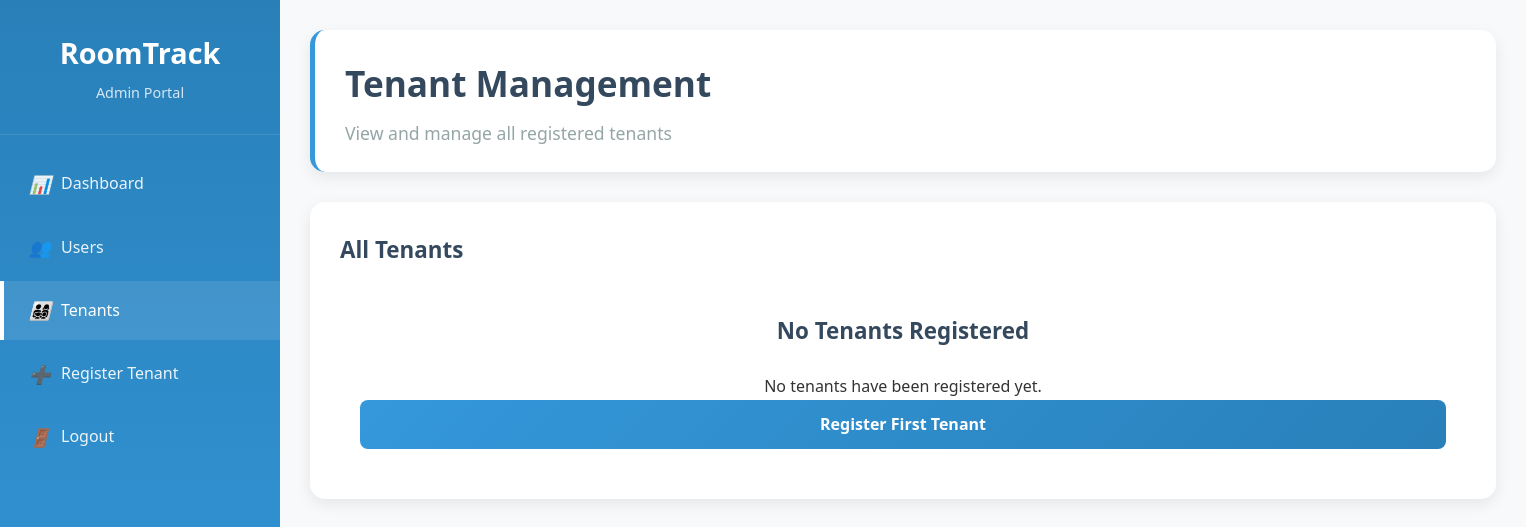
Before: /admin/tenants (signed in) with the older database file.
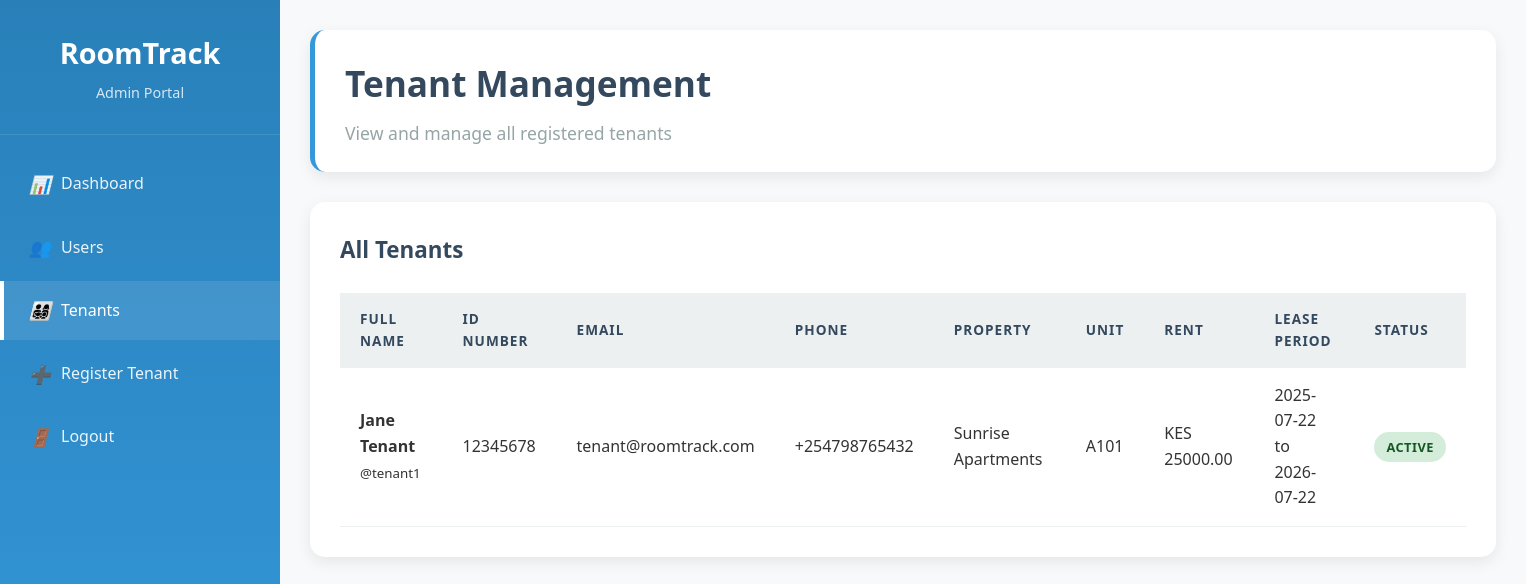
After: the same page with the newer database file.
### models.py (models this page shows)
class User(UserMixin, db.Model):
    id = db.Column(db.Integer, primary_key=True)
    username = db.Column(db.String(80), unique=True, nullable=False)
    email = db.Column(db.String(120), unique=True, nullable=False)
    password = db.Column(db.String(200), nullable=False)
    role = db.Column(db.String(20), nullable=False)  # admin, landlord, tenant
    full_name = db.Column(db.String(200))
    id_number = db.Column(db.String(50))
    passport_number = db.Column(db.String(50))
    phone = db.Column(db.String(20))
    created_at = db.Column(db.DateTime, default=datetime.utcnow)
    landlord_properties = db.relationship('Property', backref='landlord', lazy=True)
    tenant_leases = db.relationship('Lease', backref='tenant', lazy=True, foreign_keys='Lease.tenant_id')
    maintenance_requests = db.relationship('MaintenanceRequest', backref='tenant', lazy=True)

class Property(db.Model):
    id = db.Column(db.Integer, primary_key=True)
    name = db.Column(db.String(200), nullable=False)
    address = db.Column(db.Text, nullable=False)
    total_units = db.Column(db.Integer, nullable=False)
    occupied_units = db.Column(db.Integer, default=0)
    landlord_id = db.Column(db.Integer, db.ForeignKey('user.id'), nullable=False)
    created_at = db.Column(db.DateTime, default=datetime.utcnow)
    units = db.relationship('Unit', backref='property', lazy=True, cascade='all, delete-orphan')

class Unit(db.Model):
    id = db.Column(db.Integer, primary_key=True)
    unit_number = db.Column(db.String(50), nullable=False)
    rent_amount = db.Column(db.Float, nullable=False)
    status = db.Column(db.String(20), default='vacant')  # vacant, occupied
    bedrooms = db.Column(db.Integer, default=1)
    bathrooms = db.Column(db.Integer, default=1)
    square_feet = db.Column(db.Integer)
    property_id = db.Column(db.Integer, db.ForeignKey('property.id'), nullable=False)
    leases = db.relationship('Lease', backref='unit', lazy=True, cascade='all, delete-orphan')
    maintenance_requests = db.relationship('MaintenanceRequest', backref='unit', lazy=True)

class Lease(db.Model):
    id = db.Column(db.Integer, primary_key=True)
    tenant_id = db.Column(db.Integer, db.ForeignKey('user.id'), nullable=False)
    unit_id = db.Column(db.Integer, db.ForeignKey('unit.id'), nullable=False)
    start_date = db.Column(db.Date, nullable=False)
    end_date = db.Column(db.Date, nullable=False)
    monthly_rent = db.Column(db.Float, nullable=False)
    security_deposit = db.Column(db.Float, default=0)
    status = db.Column(db.String(20), default='active')
    created_at = db.Column(db.DateTime, default=datetime.utcnow)
    payments = db.relationship('Payment', backref='lease', lazy=True, cascade='all, delete-orphan')

### app.py (the view)
@app.route('/admin/tenants')
@login_required
def admin_tenants():
    if current_user.role != 'admin':
        return redirect(url_for('index'))
    tenants = User.query.filter_by(role='tenant').all()
    tenants_data = []
    for tenant in tenants:
        lease = Lease.query.filter_by(tenant_id=tenant.id, status='active').first()
        tenants_data.append({
            'tenant': tenant,
            'lease': lease,
            'unit': lease.unit if lease else None,
            'property': lease.unit.property if lease and lease.unit else None
        })
    return render_template('admin/tenants.html', tenants_data=tenants_data)

### app.py (called while the page is built)
@login_manager.user_loader
def load_user(user_id):
    return User.query.get(int(user_id))

### templates/admin/tenants.html (shortened to what this page needs)
<!DOCTYPE html>
<html lang="en">
<head>
    <link rel="stylesheet" href="{{ url_for('static', filename='css/style.css') }}">
</head>
<body>
    <div class="dashboard">
        <div class="sidebar">
            <div class="sidebar-header">
                <h2>RoomTrack</h2>
                <p>Admin Portal</p>
            </div>
            <ul class="sidebar-nav">
                <li><a href="{{ url_for('admin_dashboard') }}"><i>📊</i> Dashboard</a></li>
                <li><a href="{{ url_for('admin_users') }}"><i>👥</i> Users</a></li>
                <li><a href="#" class="active"><i>👨‍👩‍👧‍👦</i> Tenants</a></li>
                <li><a href="{{ url_for('admin_register_tenant') }}"><i>➕</i> Register Tenant</a></li>
                <li><a href="{{ url_for('logout') }}"><i>🚪</i> Logout</a></li>
            </ul>
        </div>
        <div class="main-content">
            <div class="header">
                <h1>Tenant Management</h1>
                <p>View and manage all registered tenants</p>
            </div>
            <div class="table-container">
                <h3>All Tenants</h3>
                {% if tenants_data %}
                <table>
                    <thead>
                        <tr>
                            <th>Full Name</th>
                            <th>ID Number</th>
                            <th>Email</th>
                            <th>Phone</th>
                            <th>Property</th>
                            <th>Unit</th>
                            <th>Rent</th>
                            <th>Lease Period</th>
                            <th>Status</th>
                        </tr>
                    </thead>
                    <tbody>
                        {% for data in tenants_data %}
                        <tr>
                            <td>
                                <strong>{{ data.tenant.full_name }}</strong><br>
                                <small>@{{ data.tenant.username }}</small>
                            </td>
                            <td>{{ data.tenant.id_number }}</td>
                            <td>{{ data.tenant.email }}</td>
                            <td>{{ data.tenant.phone or 'N/A' }}</td>
                            <td>{{ data.property.name if data.property else 'N/A' }}</td>
                            <td>{{ data.unit.unit_number if data.unit else 'N/A' }}</td>
                            <td>
                                {% if data.lease %}
                                    KES {{ "%.2f"|format(data.lease.monthly_rent) }}
                                {% else %}
                                    N/A
                                {% endif %}
                            </td>
                            <td>
                                {% if data.lease %}
                                    {{ data.lease.start_date.strftime('%Y-%m-%d') }} to<br>
                                    {{ data.lease.end_date.strftime('%Y-%m-%d') }}
                                {% else %}
                                    No active lease
                                {% endif %}
                            </td>
                            <td>
                                {% if data.lease %}
                                    <span class="status-badge status-active">Active</span>
                                {% else %}
                                    <span class="status-badge status-vacant">No Unit</span>
                                {% endif %}
                            </td>
                        </tr>
                        {% endfor %}
                    </tbody>
                </table>
                {% else %}
                <div class="text-center p-20">
                    <h3>No Tenants Registered</h3>
                    <p>No tenants have been registered yet.</p>
                    <a href="{{ url_for('admin_register_tenant') }}" class="btn btn-primary">Register First Tenant</a>
                </div>
                {% endif %}
            </div>
        </div>
    </div>
</body>
</html>

Changed rows visible on the page:
added User: tenant.full_name "Jane Tenant", tenant.username "tenant1", tenant.id_number "12345678", tenant.email "tenant@roomtrack.com", tenant "+254798765432"
added Property: property "Sunrise Apartments"
added Unit: unit "A101"
added Lease: lease.monthly_rent "25000.00", lease.start_date "2025-07-22", lease.end_date "2026-07-22"
Other visible differences:
text no longer shown: "No Tenants Registered No tenants have been registered yet. Register First Tenant"
text now shown: "FULL NAME ID NUMBER EMAIL PHONE PROPERTY UNIT RENT LEASE PERIOD STATUS"
new list line: "@ KES to ACTIVE"
